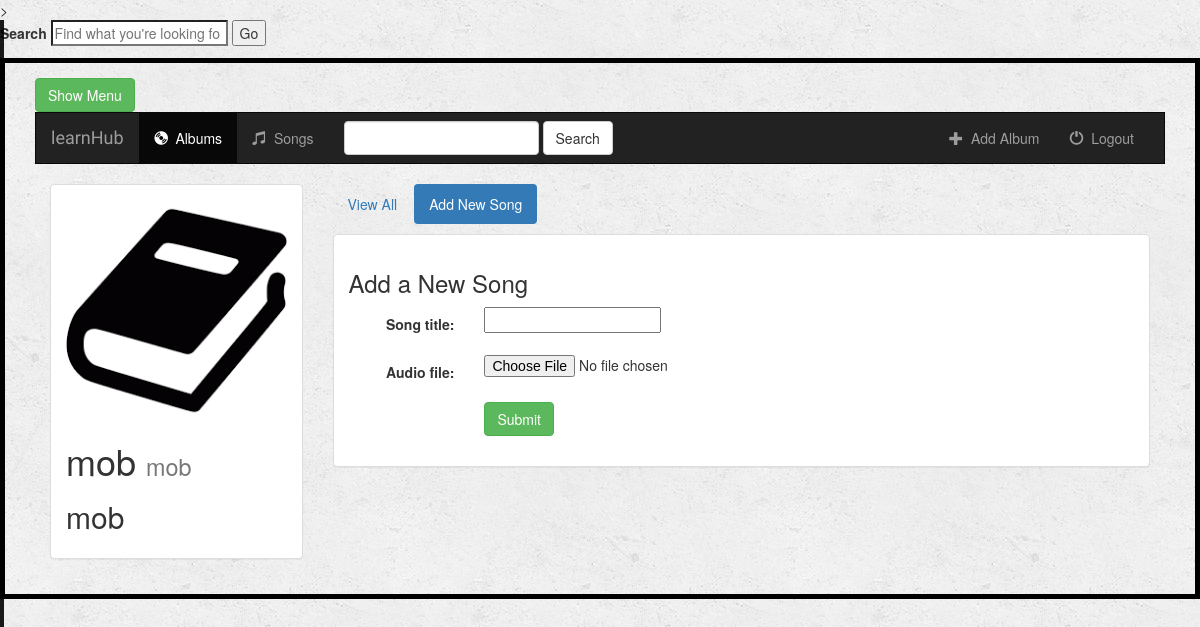
Page /storage/1/create_song/ on the committed database.
### storage/models.py (models this page shows)
class StorageAlbum(models.Model):
    user = models.ForeignKey(User, default=1)
    artist = models.CharField(max_length=250)
    album_title = models.CharField(max_length=500)
    genre = models.CharField(max_length=100)
    album_logo = models.FileField()
    is_favorite = models.BooleanField(default=False)
    def __str__(self):
        return self.album_title + ' - ' + self.artist

### storage/views.py (the view, shortened to what this page needs)
# urls.py: url(r'^(?P<album_id>[0-9]+)/create_song/$', views.create_song, name='create_song'),
def create_song(request, album_id):
    form = SongForm(request.POST or None, request.FILES or None)
    album = get_object_or_404(StorageAlbum, pk=album_id)
    context = {
        'album': album,
        'form': form,
    }
    return render(request, 'storage/create_song.html', context)

### storage/forms.py
class SongForm(forms.ModelForm):
    class Meta:
        model = StorageSong
        fields = ['song_title', 'audio_file']

### storage/templates/storage/create_song.html (shortened to what this page needs)
{% extends 'music/base.html' %}
{% block albums_active %}active{% endblock %}
{% block body %}
<div class="container-fluid">
    <div class="row">
        <div class="col-sm-4 col-md-3">
            <div class="panel panel-default">
                <div class="panel-body">
                        <a href="{% url 'storage:detail' album.id %}">
                            {% if album.album_logo %}
                                <img src="{{ album.album_logo.url }}" class="img-responsive">
                            {% else %}
                                <h3>No image to display</h3>
                            {% endif %}
                        </a>
                    <h1>{{ album.album_title }} <small>{{ album.genre }}</small></h1>
                    <h2>{{ album.artist }}</h2>
                </div>
            </div>
        </div>
        <div class="col-sm-8 col-md-9">
            <ul class="nav nav-pills" style="margin-bottom: 10px;">
                <li role="presentation"><a href="{% url 'storage:detail' album.id %}">View All</a></li>
                <li role="presentation" class="active"><a href="{% url 'storage:create_song' album.id %}">Add New Song</a></li>
            </ul>
            <div class="panel panel-default">
                <div class="panel-body">
                    <h3>Add a New Song</h3>
                    <form class="form-horizontal" role="form" action="" method="post" enctype="multipart/form-data">
                        {% include 'storage/form_template.html' %}
                        <div class="form-group">
                            <div class="col-sm-offset-2 col-sm-10">
                                <button type="submit" class="btn btn-success">Submit</button>
                            </div>
                        </div>
                    </form>
                </div>
            </div>
        </div>
    </div>
</div>
{% endblock %}

### music/static/music/style.css (style rules this page uses)
body { background: white url("images/background.png"); }

### rows in the picture
StorageAlbum: album_logo (picture), album_title "mob", genre "mob", artist "mob"

### other values in the picture
{{ field.label_tag }} "Song title:" "Audio file:"
